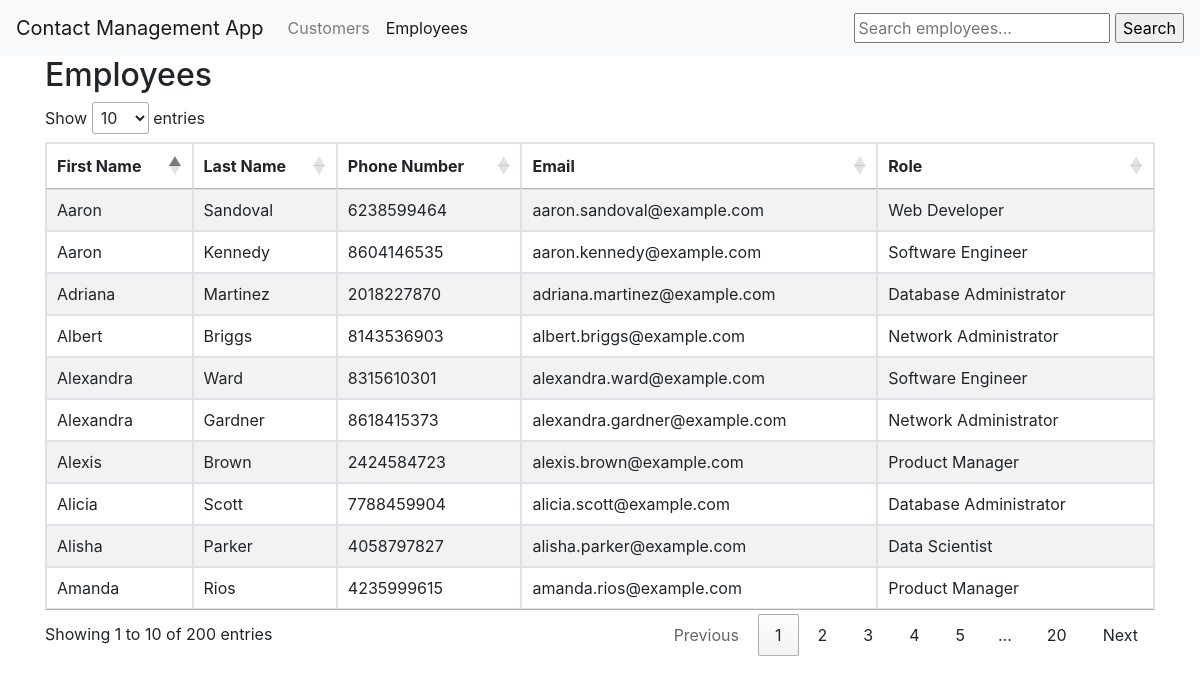
/employees/, run on an earlier commit of the app's database.
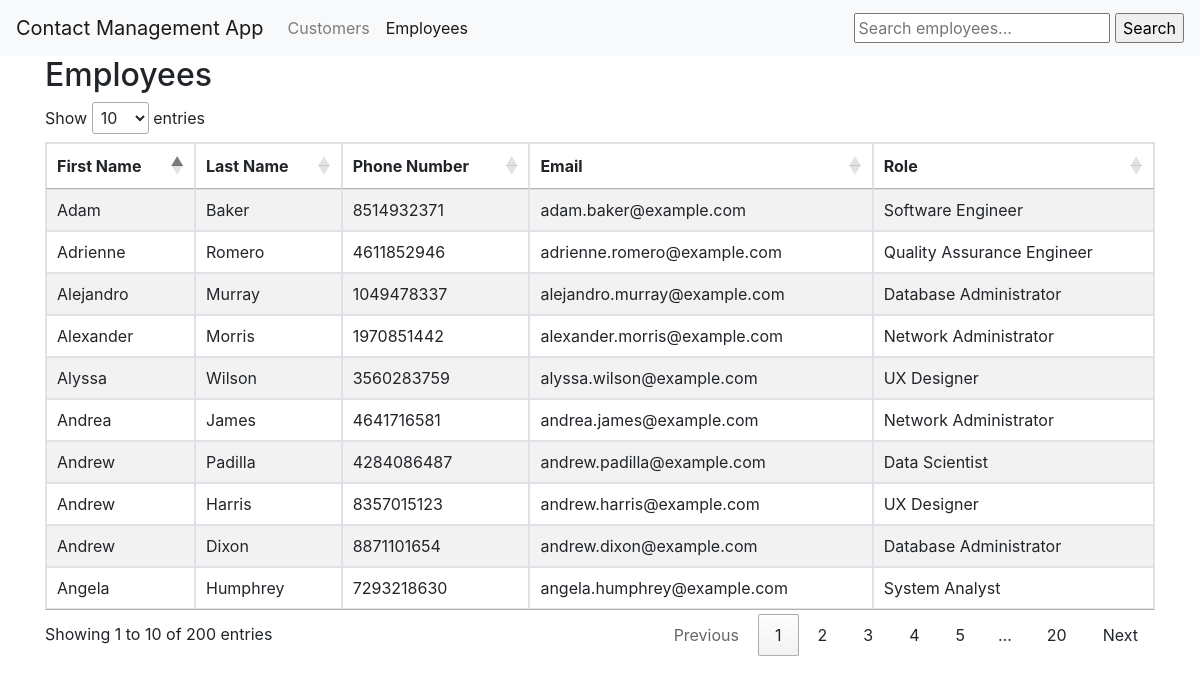
And on a later commit of the database.
### djangoapp/models.py (models this page shows)
class Employee(models.Model):
    first_name = models.CharField(max_length=255, validators=[MinLengthValidator(3), MaxLengthValidator(255)])
    last_name = models.CharField(max_length=255, validators=[MinLengthValidator(3), MaxLengthValidator(255)])
    phone_number = models.CharField(max_length=15, validators=[MinLengthValidator(10), MaxLengthValidator(15), RegexValidator(r'^\+?1?\d{9,15}$')])
    email = models.EmailField(max_length=255, validators=[MinLengthValidator(3), MaxLengthValidator(255), EmailValidator()])
    role = models.CharField(max_length=255, validators=[MinLengthValidator(3), MaxLengthValidator(255)])

### djangoapp/views.py (the view)
# urls.py: path('employees/', views.employees, name='employees'),
def employees(request):
    employees = Employee.objects.all()
    return render(request, 'employees.html', {'employees': employees})

### djangoapp/templates/employees.html (shortened to what this page needs)
<!DOCTYPE html>
<html>
<head>
    <link rel="stylesheet" href="https://stackpath.bootstrapcdn.com/bootstrap/4.5.0/css/bootstrap.min.css">
    <link rel="stylesheet" type="text/css" href="https://cdn.datatables.net/1.10.22/css/jquery.dataTables.min.css">
</head>
<body>
    <nav class="navbar navbar-expand-lg navbar-light bg-light">
        <a class="navbar-brand">Contact Management App</a>
        <div class="collapse navbar-collapse" id="navbarNav">
            <ul class="navbar-nav">
                <li class="nav-item">
                    <a class="nav-link" href="/customers">Customers</a>
                </li>
                <li class="nav-item active">
                    <a class="nav-link" href="/employees">Employees</a>
                </li>
            </ul>
        </div>
        <form method="GET" action="{% url 'djangoapp:search_employees' %}">
            <input type="text" name="q" placeholder="Search employees...">
            <input type="submit" value="Search">
        </form>
    </nav>
    <div class="container">
        <h2>Employees</h2>
        <table id="employeesTable" class="table table-striped table-bordered">
            <thead>
                <tr>
                    <th>First Name</th>
                    <th>Last Name</th>
                    <th>Phone Number</th>
                    <th>Email</th>
                    <th>Role</th>
                </tr>
            </thead>
            <tbody>
            {% for employee in employees %}
                <tr>
                    <td>{{ employee.first_name }}</td>
                    <td>{{ employee.last_name }}</td>
                    <td>{{ employee.phone_number }}</td>
                    <td>{{ employee.email }}</td>
                    <td>{{ employee.role }}</td>
                </tr>
            {% endfor %}
            </tbody>
        </table>
    </div>
</body>
</html>

What changed in the data, as far as the page shows it:
no longer on this page (row edited): Employee: first_name "Alexandra", last_name "Ward", phone_number "8315610301", email "alexandra.ward@example.com", role "Software Engineer"
no longer on this page (row edited): Employee: first_name "Albert", last_name "Briggs", phone_number "8143536903", email "albert.briggs@example.com", role "Network Administrator"
no longer on this page (row edited): Employee: first_name "Alisha", last_name "Parker", phone_number "4058797827", email "alisha.parker@example.com", role "Data Scientist"
no longer on this page (row edited): Employee: first_name "Amanda", last_name "Rios", phone_number "4235999615", email "amanda.rios@example.com", role "Product Manager"
no longer on this page (row edited): Employee: first_name "Alexis", last_name "Brown", phone_number "2424584723", email "alexis.brown@example.com", role "Product Manager"
no longer on this page (row edited): Employee: first_name "Alicia", last_name "Scott", phone_number "7788459904", email "alicia.scott@example.com", role "Database Administrator"
no longer on this page (row edited): Employee: first_name "Adriana", last_name "Martinez", phone_number "2018227870", email "adriana.martinez@example.com", role "Database Administrator"
no longer on this page (row edited): Employee: first_name "Aaron", last_name "Sandoval", phone_number "6238599464", email "aaron.sandoval@example.com", role "Web Developer"
no longer on this page (row edited): Employee: first_name "Aaron", last_name "Kennedy", phone_number "8604146535", email "aaron.kennedy@example.com", role "Software Engineer"
no longer on this page (row edited): Employee: first_name "Alexandra", last_name "Gardner", phone_number "8618415373", email "alexandra.gardner@example.com", role "Network Administrator"
now on this page (row edited): Employee: first_name "Andrew", last_name "Padilla", phone_number "4284086487", email "andrew.padilla@example.com", role "Data Scientist"
now on this page (row edited): Employee: first_name "Alejandro", last_name "Murray", phone_number "1049478337", email "alejandro.murray@example.com", role "Database Administrator"
now on this page (row edited): Employee: first_name "Angela", last_name "Humphrey", phone_number "7293218630", email "angela.humphrey@example.com", role "System Analyst"
now on this page (row edited): Employee: first_name "Alyssa", last_name "Wilson", phone_number "3560283759", email "alyssa.wilson@example.com", role "UX Designer"
now on this page (row edited): Employee: first_name "Andrea", last_name "James", phone_number "4641716581", email "andrea.james@example.com", role "Network Administrator"
now on this page (row edited): Employee: first_name "Andrew", last_name "Harris", phone_number "8357015123", email "andrew.harris@example.com", role "UX Designer"
now on this page (row edited): Employee: first_name "Alexander", last_name "Morris", phone_number "1970851442", email "alexander.morris@example.com", role "Network Administrator"
now on this page (row edited): Employee: first_name "Adrienne", last_name "Romero", phone_number "4611852946", email "adrienne.romero@example.com", role "Quality Assurance Engineer"
now on this page (row edited): Employee: first_name "Andrew", last_name "Dixon", phone_number "8871101654", email "andrew.dixon@example.com", role "Database Administrator"
now on this page (row edited): Employee: first_name "Adam", last_name "Baker", phone_number "8514932371", email "adam.baker@example.com", role "Software Engineer"
